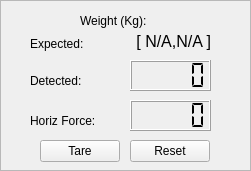
    <widget class="QFrame" name="frame_weight">
     <property name="geometry">
      <rect>
       <x>270</x>
       <y>190</y>
       <width>251</width>
       <height>171</height>
      </rect>
     </property>
     <property name="frameShape">
      <enum>QFrame::StyledPanel</enum>
     </property>
     <property name="frameShadow">
      <enum>QFrame::Raised</enum>
     </property>
     <widget class="QLabel" name="weight_label_2">
      <property name="geometry">
       <rect>
        <x>30</x>
        <y>70</y>
        <width>81</width>
        <height>21</height>
       </rect>
      </property>
      <property name="text">
       <string>Detected:</string>
      </property>
     </widget>
     <widget class="QLabel" name="weight_label_expected">
      <property name="geometry">
       <rect>
        <x>30</x>
        <y>33</y>
        <width>81</width>
        <height>21</height>
       </rect>
      </property>
      <property name="text">
       <string>Expected:</string>
      </property>
     </widget>
     <widget class="QLabel" name="weight_label_expected_var">
      <property name="geometry">
       <rect>
        <x>130</x>
        <y>26</y>
        <width>81</width>
        <height>31</height>
       </rect>
      </property>
      <property name="font">
       <font>
        <pointsize>12</pointsize>
       </font>
      </property>
      <property name="layoutDirection">
       <enum>Qt::RightToLeft</enum>
      </property>
      <property name="text">
       <string>[ N/A,N/A ]</string>
      </property>
      <property name="alignment">
       <set>Qt::AlignRight|Qt::AlignTrailing|Qt::AlignVCenter</set>
      </property>
     </widget>
     <widget class="QLabel" name="weight_label_3">
      <property name="geometry">
       <rect>
        <x>30</x>
        <y>110</y>
        <width>101</width>
        <height>21</height>
       </rect>
      </property>
      <property name="text">
       <string>Horiz Force:</string>
      </property>
     </widget>
     <widget class="QLabel" name="weight_label">
      <property name="geometry">
       <rect>
        <x>80</x>
        <y>10</y>
        <width>91</width>
        <height>21</height>
       </rect>
      </property>
      <property name="text">
       <string>Weight (Kg):</string>
      </property>
     </widget>
     <widget class="QLCDNumber" name="weight_lcdNumber">
      <property name="geometry">
       <rect>
        <x>130</x>
        <y>60</y>
        <width>81</width>
        <height>31</height>
       </rect>
      </property>
      <property name="styleSheet">
       <string notr="true"/>
      </property>
      <property name="segmentStyle">
       <enum>QLCDNumber::Flat</enum>
      </property>
     </widget>
     <widget class="QLCDNumber" name="vertforce_lcdNumber">
      <property name="geometry">
       <rect>
        <x>130</x>
        <y>100</y>
        <width>81</width>
        <height>31</height>
       </rect>
      </property>
      <property name="styleSheet">
       <string notr="true"/>
      </property>
      <property name="segmentStyle">
       <enum>QLCDNumber::Flat</enum>
      </property>
     </widget>
     <widget class="QPushButton" name="Tare_Button">
      <property name="enabled">
       <bool>true</bool>
      </property>
      <property name="geometry">
       <rect>
        <x>40</x>
        <y>140</y>
        <width>80</width>
        <height>22</height>
       </rect>
      </property>
      <property name="text">
       <string>Tare</string>
      </property>
     </widget>
     <widget class="QPushButton" name="Tare_Reset_Button">
      <property name="enabled">
       <bool>true</bool>
      </property>
      <property name="geometry">
       <rect>
        <x>130</x>
        <y>140</y>
        <width>80</width>
        <height>22</height>
       </rect>
      </property>
      <property name="palette">
       <palette>
        <active>
         <colorrole role="WindowText">
          <brush brushstyle="SolidPattern">
           <color alpha="255">
            <red>0</red>
            <green>0</green>
            <blue>0</blue>
           </color>
          </brush>
         </colorrole>
        </active>
        <inactive>
         <colorrole role="WindowText">
          <brush brushstyle="SolidPattern">
           <color alpha="255">
            <red>0</red>
            <green>0</green>
            <blue>0</blue>
           </color>
          </brush>
         </colorrole>
        </inactive>
        <disabled>
         <colorrole role="WindowText">
          <brush brushstyle="SolidPattern">
           <color alpha="255">
            <red>190</red>
            <green>190</green>
            <blue>190</blue>
           </color>
          </brush>
         </colorrole>
        </disabled>
       </palette>
      </property>
      <property name="text">
       <string>Reset</string>
      </property>
     </widget>
    </widget>
